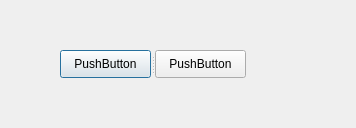
<?xml version="1.0" encoding="UTF-8"?>
<ui version="4.0">
 <class>MyDialog</class>
 <widget class="QDialog" name="MyDialog">
  <property name="geometry">
   <rect>
    <x>0</x>
    <y>0</y>
    <width>356</width>
    <height>128</height>
   </rect>
  </property>
  <property name="windowTitle">
   <string>MyDialog</string>
  </property>
  <widget class="QSplitter" name="splitter">
   <property name="geometry">
    <rect>
     <x>60</x>
     <y>50</y>
     <width>186</width>
     <height>28</height>
    </rect>
   </property>
   <property name="orientation">
    <enum>Qt::Horizontal</enum>
   </property>
   <widget class="QPushButton" name="pushButton">
    <property name="text">
     <string>PushButton</string>
    </property>
   </widget>
   <widget class="QPushButton" name="pushButton_2">
    <property name="text">
     <string>PushButton</string>
    </property>
   </widget>
  </widget>
 </widget>
 <resources/>
 <connections/>
</ui>
